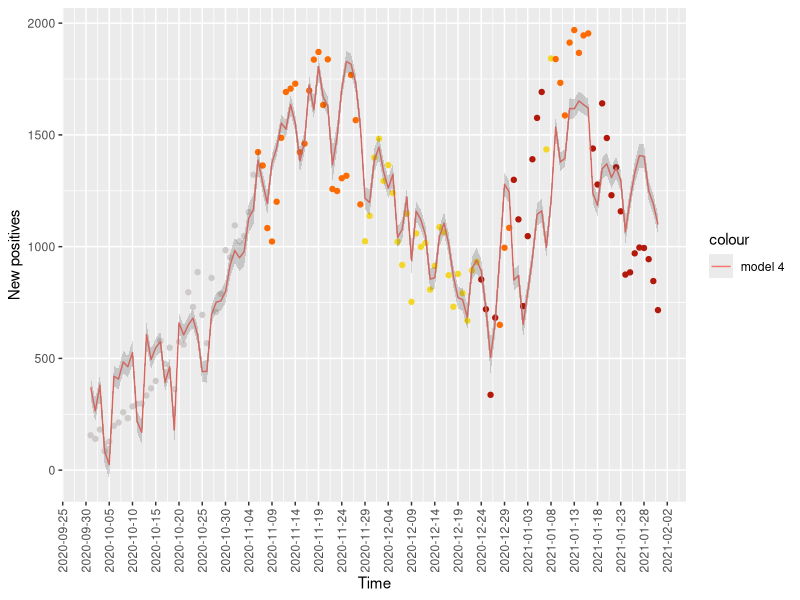
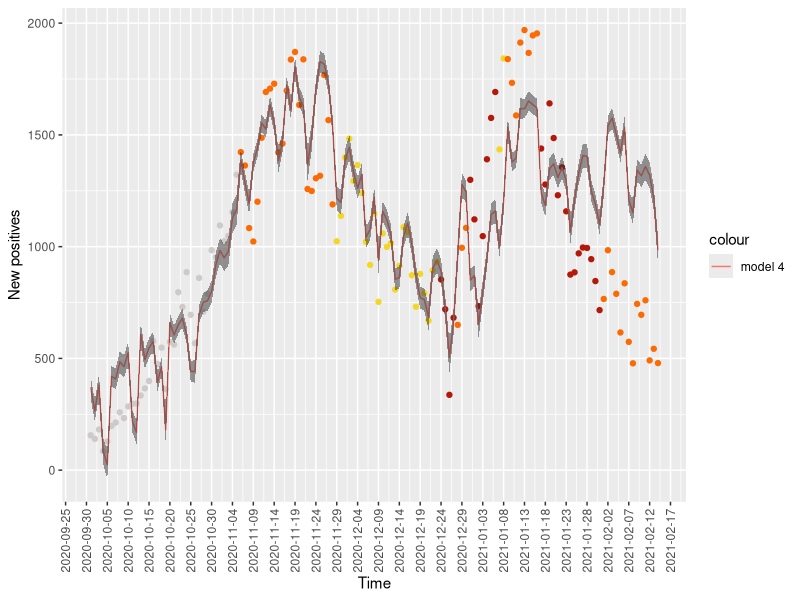
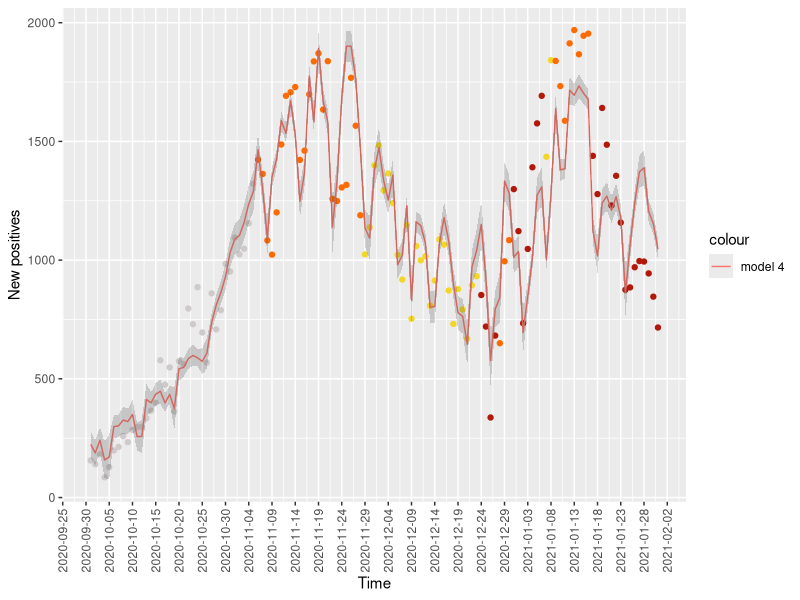
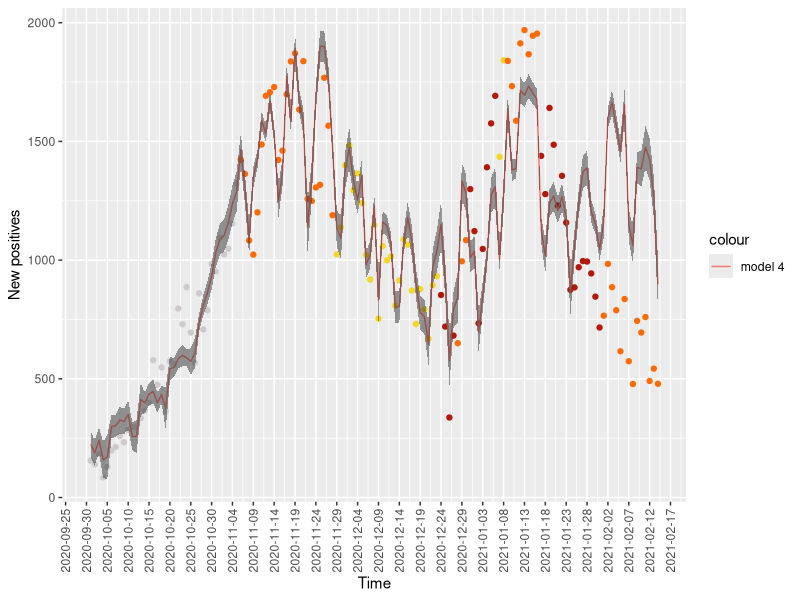
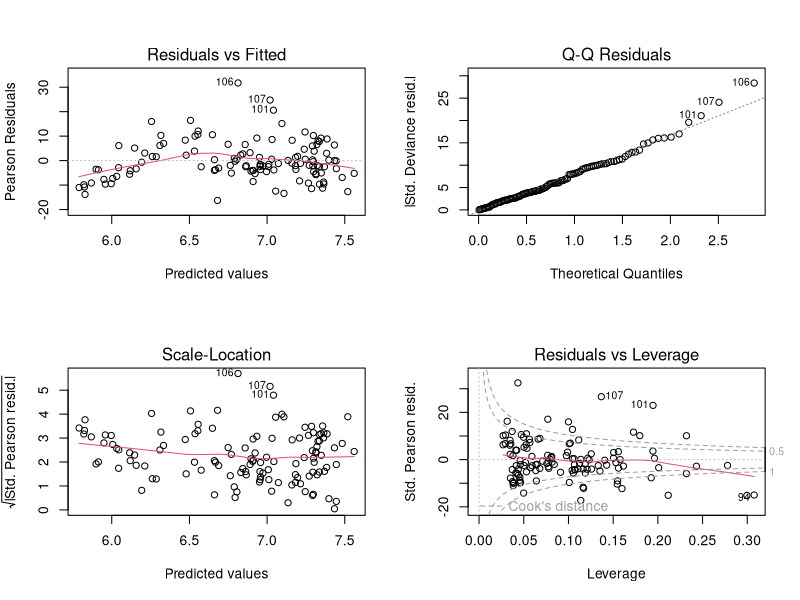
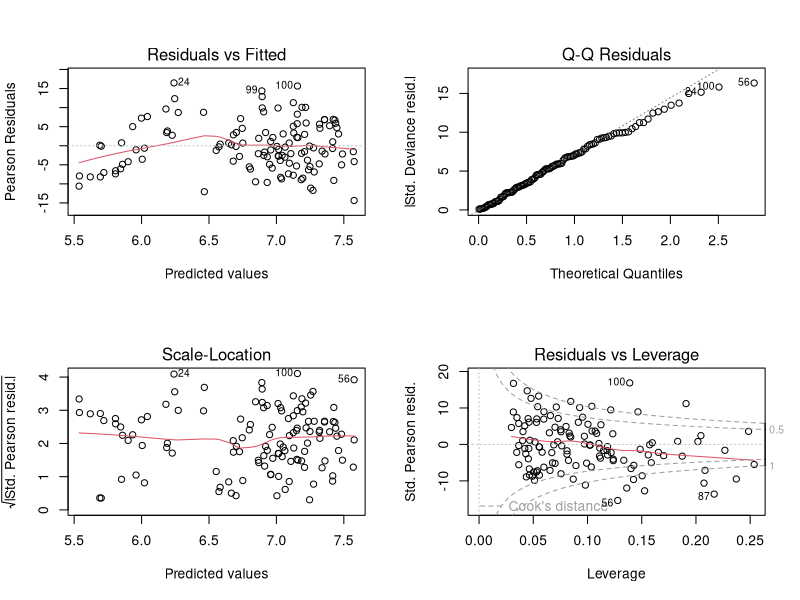
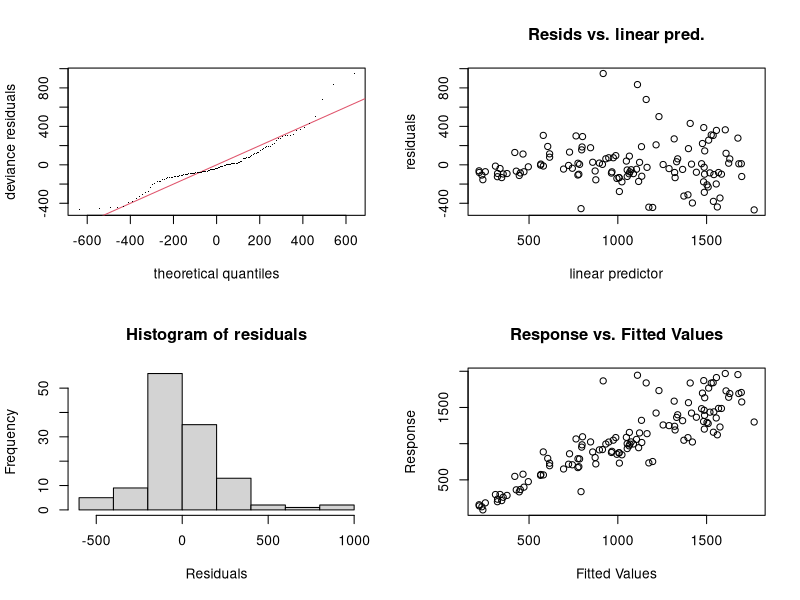
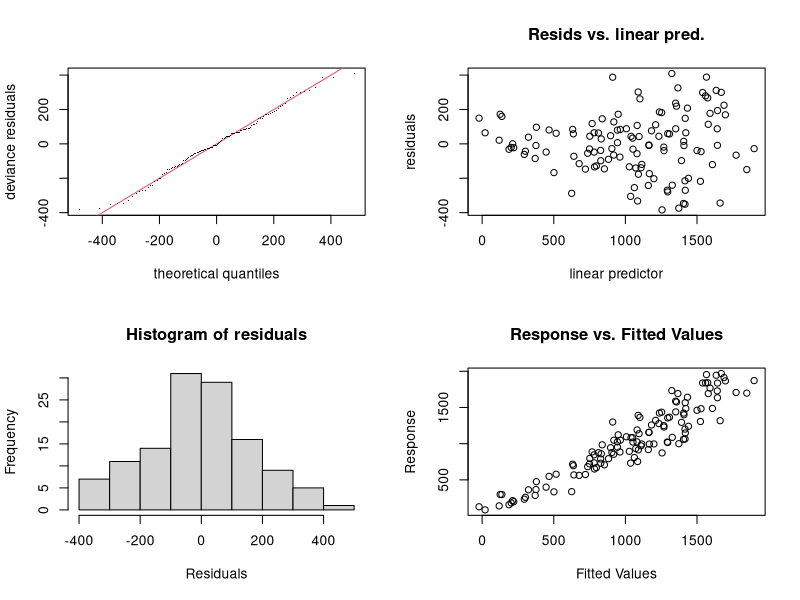

These charts were generated, in order, by the following R code:
################## Script for GAMs and LOESS ######################################

################## Import data
df_extended <- data.frame(read.csv("sicily_secondwave_covid.csv"))
df_extended$data <- as.Date(df_extended$data,  "%Y-%m-%d")
n <- dim(df_extended)[1]
df <- df_extended
df <- df[-c((n-13):n),]

df$data <- as.Date(df$data,  "%Y-%m-%d")
df_extended$data <- as.Date(df_extended$data,  "%Y-%m-%d")

############## GLM
library(mgcv)
library(ggplot2)

### Y ~ ricoverati_con_sintomi + nuovi_tamponi_pcr + color 
gam_mod1 <- gam(nuovi_positivi ~  ricoverati_con_sintomi + nuovi_tamponi_pcr + color  , data = df )
gam_mod1_pred <- predict(gam_mod1, type="response", se.fit = TRUE)
summary(gam_mod1)

ggplot() +
  geom_point(data = df, aes(x = data, y = nuovi_positivi, color="nuovi positivi", group = 1),col=c("#fc6b03","#cfcaca","#f2d729","#b3190b")[unclass(as.factor(df$color))])+ 
  geom_line(data = df, aes(x = data, y = predict(gam_mod1,type="response"), color = "model 4", group = 1)) +
  geom_ribbon(data=df, aes(x=data, ymin=gam_mod1_pred$fit - gam_mod1_pred$se.fit, ymax=gam_mod1_pred$fit + gam_mod1_pred$se.fit),alpha=0.2)+
  
  
  labs(x = "Time", y = "New positives") +
  scale_x_date(date_breaks = '5 days',
               date_labels = '%Y-%m-%d') +
  theme(axis.text.x = element_text(angle = 90, vjust = 0.5, hjust=1))

# Predict

gam_mod_1_pred <- predict(gam_mod1, newdata=df_extended, type="response", se.fit = TRUE)

ggplot() +
  geom_point(data = df_extended, aes(x = data, y = nuovi_positivi, color="nuovi positivi", group = 1),col=c("#fc6b03","#cfcaca","#f2d729","#b3190b")[unclass(as.factor(df_extended$color))])+ 
  geom_line(data = df_extended, aes(x = data, y = predict(gam_mod1, newdata=df_extended, type="response"), color = "model 4", group = 1)) +
  geom_ribbon(data = df_extended, aes(x= data, ymin=-gam_mod_1_pred$se.fit + gam_mod_1_pred$fit, ymax=gam_mod_1_pred$se.fit + gam_mod_1_pred$fit), alpha=0.5)+
  
  
  labs(x = "Time", y = "New positives") +
  scale_x_date(date_breaks = '5 days',
               date_labels = '%Y-%m-%d') +
  theme(axis.text.x = element_text(angle = 90, vjust = 0.5, hjust=1))

### Y ~ (ricoverati_con_sintomi + nuovi_tamponi_pcr )* color + data

gam_mod2 <- gam(nuovi_positivi ~  (ricoverati_con_sintomi + nuovi_tamponi_pcr )* color  , data = df )
gam_mod2_pred <- predict(gam_mod2, type="response", se.fit = TRUE)
summary(gam_mod1)

ggplot() +
  geom_point(data = df, aes(x = data, y = nuovi_positivi, color="nuovi positivi", group = 1),col=c("#fc6b03","#cfcaca","#f2d729","#b3190b")[unclass(as.factor(df$color))])+ 
  geom_line(data = df, aes(x = data, y = predict(gam_mod2,type="response"), color = "model 4", group = 1)) +
  geom_ribbon(data=df, aes(x=data, ymin=gam_mod2_pred$fit - gam_mod2_pred$se.fit, ymax=gam_mod2_pred$fit + gam_mod2_pred$se.fit),alpha=0.2)+
  
  
  labs(x = "Time", y = "New positives") +
  scale_x_date(date_breaks = '5 days',
               date_labels = '%Y-%m-%d') +
  theme(axis.text.x = element_text(angle = 90, vjust = 0.5, hjust=1))

# Predict

gam_mod_2_pred <- predict(gam_mod2, newdata=df_extended, type="response", se.fit = TRUE)

ggplot() +
  geom_point(data = df_extended, aes(x = data, y = nuovi_positivi, color="nuovi positivi", group = 1),col=c("#fc6b03","#cfcaca","#f2d729","#b3190b")[unclass(as.factor(df_extended$color))])+ 
  geom_line(data = df_extended, aes(x = data, y = predict(gam_mod2, newdata=df_extended, type="response"), color = "model 4", group = 1)) +
  geom_ribbon(data = df_extended, aes(x= data, ymin=-gam_mod_2_pred$se.fit + gam_mod_2_pred$fit, ymax=gam_mod_2_pred$se.fit + gam_mod_2_pred$fit), alpha=0.5)+
  
  
  labs(x = "Time", y = "New positives") +
  scale_x_date(date_breaks = '5 days',
               date_labels = '%Y-%m-%d') +
  theme(axis.text.x = element_text(angle = 90, vjust = 0.5, hjust=1))


##### Current data vs Prev data
glm_prev <- glm(nuovi_positivi ~ (ricoverati_con_sintomi_prev + nuovi_tamponi_pcr_prev)*color_prev, data = df, family = poisson) 
glm_current <- glm(nuovi_positivi ~ (ricoverati_con_sintomi + nuovi_tamponi_pcr)*color, data = df, family=poisson)
gam_prev <- gam(nuovi_positivi ~  (ricoverati_con_sintomi_prev + nuovi_tamponi_pcr_prev )* color_prev  , data = df )
gam_current <- gam(nuovi_positivi ~  s(ricoverati_con_sintomi) + s(nuovi_tamponi_pcr) + s(new_color)  , data = df )
summary(glm_prev)
summary(glm_current)
summary(gam_prev)
summary(gam_current)
par(mfrow=c(2,2))
plot(glm_prev)
plot(glm_current)
gam.check(gam_prev)
gam.check(gam_current)

ggplot(data=df_extended)+
  geom_point(aes(x=data, y=nuovi_positivi, color = "nuovi positivi"))+
  geom_line(aes(x=data, y=predict(gam_current, newdata=df_extended, type= "response")))


ggplot() +
  geom_point(data = df, aes(x = data, y = nuovi_positivi, color="nuovi positivi", group = 1),col=c("#fc6b03","#cfcaca","#f2d729","#b3190b")[unclass(as.factor(df$color))])+ 
  geom_line(data = df, aes(x = data, y = predict(glm_prev,type="response"), color = "model glm prev", group = 1)) +
  geom_line(data = df, aes(x = data, y = predict(glm_current,type="response"), color = "glm current", group = 1)) +
  geom_line(data = df, aes(x = data, y = predict(gam_prev,type="response"), color = "gam prev", group = 1)) +
  geom_line(data = df, aes(x = data, y = predict(gam_current,type="response"), color = "gam current", group = 1)) +
  
  
  labs(x = "Time", y = "New positives") +
  scale_x_date(date_breaks = '5 days',
               date_labels = '%Y-%m-%d') +
  theme(axis.text.x = element_text(angle = 90, vjust = 0.5, hjust=1))
